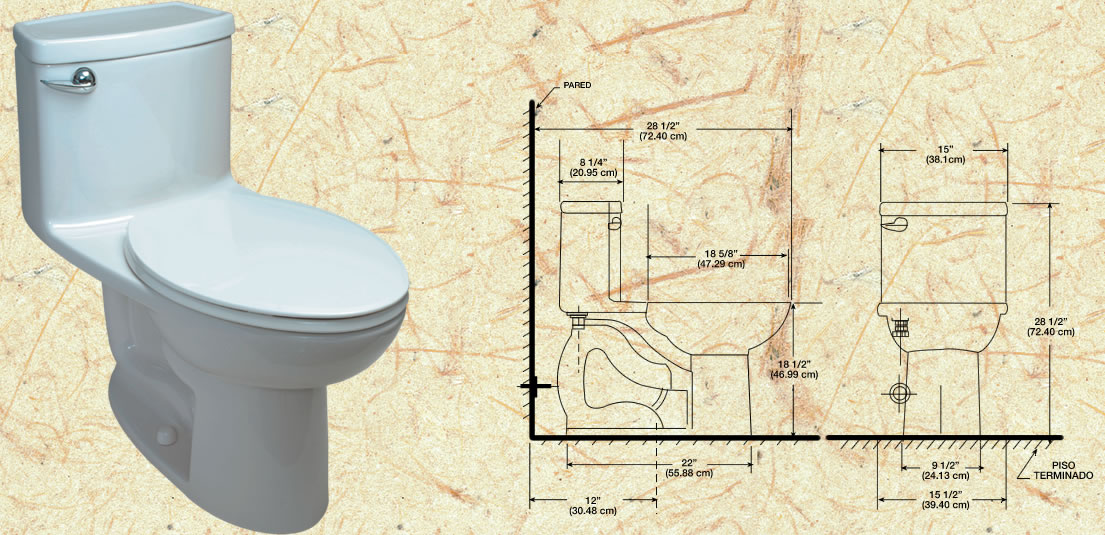
#> input picture processor/data/P2203000.jpg, 1105 x 535 px
$ python -i plan_annex.py   (imports and definitions only)
#> lines starting #> are read from the running program, lines starting #| are printed output that depends on the picture
#> further down, picture is the input picture: PIL image 1105x535 RGB; mean R, G, B 215.7, 211.3, 186.1
"""Prepare literal APS plan annex images for GA-FO-08 PDF pages."""

from __future__ import annotations

import math
from pathlib import Path

from PIL import Image, ImageDraw, ImageEnhance, ImageFont, ImageOps

# Letter-landscape annex frame aspect (points): ~772 x 576
ANNEX_ASPECT = 772.0 / 576.0
ANNEX_WIDTH_PX = 2400
MARKER = (210, 30, 120)  # magenta revision markup


# [11 lines left out: function autocrop_content, not called in this run]


def normalize_plan_colors(img: Image.Image) -> Image.Image:
    """Mute garish APS layer colours → readable plan (dark lines on white)."""
    gray = ImageOps.grayscale(img.convert("RGB"))
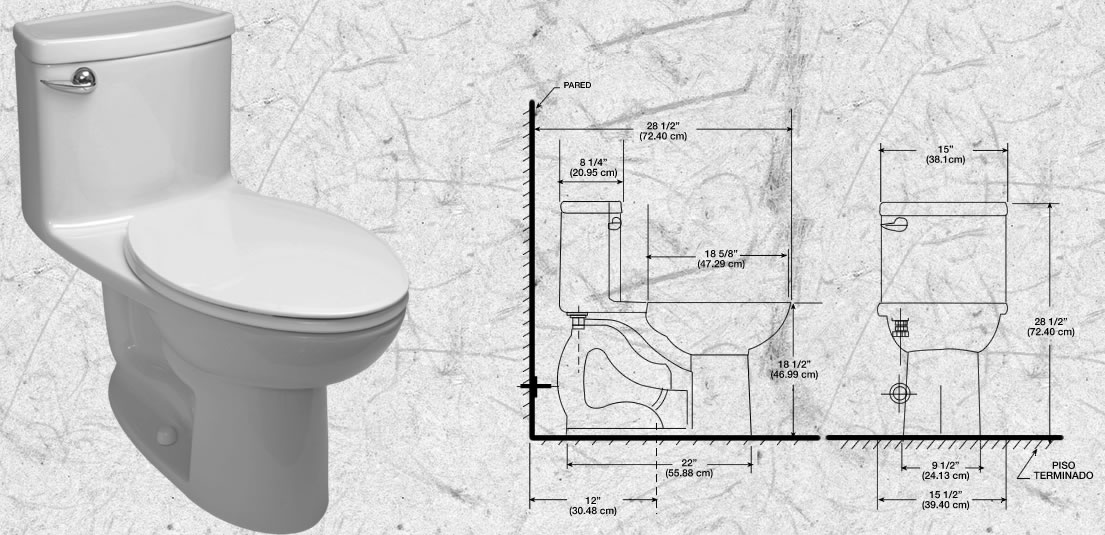
#> gray: PIL image 1105x535 L; min 0, max 255, mean 209.7
    rgb = Image.merge("RGB", (gray, gray, gray))
    rgb = ImageEnhance.Contrast(rgb).enhance(1.15)
    rgb = ImageEnhance.Brightness(rgb).enhance(1.03)
    return rgb


# [10 lines left out: function crop_sheet_from_diag, not called in this run]


def crop_to_aspect(img: Image.Image, aspect: float) -> Image.Image:
    """Center-crop to target width/height aspect ratio."""
#> called with aspect = 1.34
    w, h = img.size
#> w = 1105; h = 535
    current = w / h
#> current = 2.07
    if current > aspect:
        new_w = int(h * aspect)
#> new_w = 717
        x0 = (w - new_w) // 2
#> x0 = 194
        return img.crop((x0, 0, x0 + new_w, h))
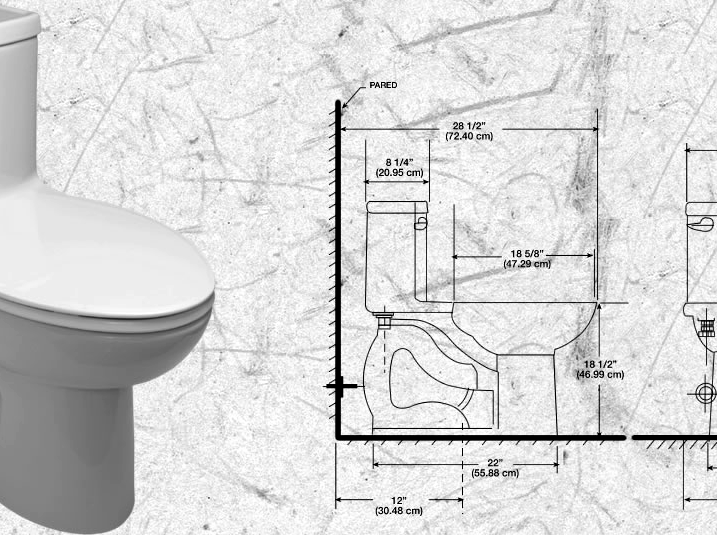
#> returned value: PIL image 717x535 RGB; min 0, max 255, mean 215.6
    new_h = int(w / aspect)
    y0 = (h - new_h) // 2
    return img.crop((0, y0, w, y0 + new_h))


def fit_annex_size(img: Image.Image, *, width: int = ANNEX_WIDTH_PX) -> Image.Image:
#> called with width = 2400
    h = int(width / ANNEX_ASPECT)
    return img.resize((width, h), Image.Resampling.LANCZOS)
#> returned value: PIL image 2400x1790 RGB


def prepare_annex(img: Image.Image, out_path: str | Path) -> Image.Image:
    """Normalize colours, enforce aspect, resize for full-bleed PDF annex."""
    img = normalize_plan_colors(img)
    img = crop_to_aspect(img, ANNEX_ASPECT)
    img = fit_annex_size(img)
    Path(out_path).parent.mkdir(parents=True, exist_ok=True)
    img.save(out_path, "JPEG", quality=92, dpi=(200, 200))
    return img


# [99 lines left out: functions _font, draw_clash_markers, linework_score, snap_to_linework, detail_crop, not called in this run]

>>> from PIL import Image
>>> picture = Image.open('../../../processor/data/P2203000.jpg')
>>> result = prepare_annex(picture, 'out.png')
